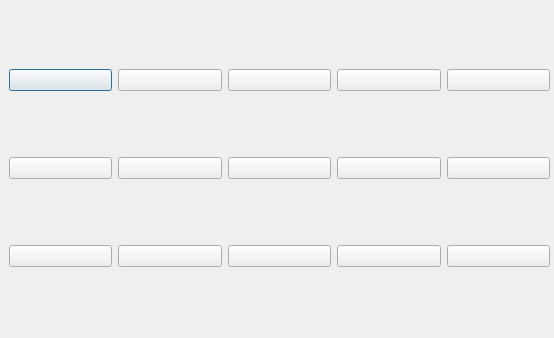
<?xml version="1.0" encoding="UTF-8"?>
<ui version="4.0">
 <class>Dialog</class>
 <widget class="QDialog" name="Dialog">
  <property name="geometry">
   <rect>
    <x>0</x>
    <y>0</y>
    <width>554</width>
    <height>338</height>
   </rect>
  </property>
  <property name="windowTitle">
   <string>Dialog</string>
  </property>
  <widget class="QWidget" name="gridLayoutWidget">
   <property name="geometry">
    <rect>
     <x>9</x>
     <y>9</y>
     <width>541</width>
     <height>321</height>
    </rect>
   </property>
   <layout class="QGridLayout" name="gridLayout_mapa">
    <item row="0" column="0">
     <widget class="QPushButton" name="botao_regiao1">
      <property name="text">
       <string/>
      </property>
     </widget>
    </item>
    <item row="0" column="1">
     <widget class="QPushButton" name="botao_regiao2">
      <property name="text">
       <string/>
      </property>
     </widget>
    </item>
    <item row="0" column="2">
     <widget class="QPushButton" name="botao_regiao3">
      <property name="text">
       <string/>
      </property>
     </widget>
    </item>
    <item row="0" column="3">
     <widget class="QPushButton" name="botao_regiao4">
      <property name="text">
       <string/>
      </property>
     </widget>
    </item>
    <item row="0" column="4">
     <widget class="QPushButton" name="botao_regiao5">
      <property name="text">
       <string/>
      </property>
     </widget>
    </item>
    <item row="1" column="0">
     <widget class="QPushButton" name="botao_regiao6">
      <property name="text">
       <string/>
      </property>
     </widget>
    </item>
    <item row="1" column="2">
     <widget class="QPushButton" name="botao_regiao8">
      <property name="text">
       <string/>
      </property>
     </widget>
    </item>
    <item row="2" column="1">
     <widget class="QPushButton" name="botao_regiao12">
      <property name="text">
       <string/>
      </property>
     </widget>
    </item>
    <item row="1" column="3">
     <widget class="QPushButton" name="botao_regiao9">
      <property name="text">
       <string/>
      </property>
     </widget>
    </item>
    <item row="2" column="0">
     <widget class="QPushButton" name="botao_regiao11">
      <property name="text">
       <string/>
      </property>
     </widget>
    </item>
    <item row="2" column="3">
     <widget class="QPushButton" name="botao_regiao14">
      <property name="text">
       <string/>
      </property>
     </widget>
    </item>
    <item row="1" column="1">
     <widget class="QPushButton" name="botao_regiao7">
      <property name="text">
       <string/>
      </property>
     </widget>
    </item>
    <item row="2" column="4">
     <widget class="QPushButton" name="botao_regiao15">
      <property name="text">
       <string/>
      </property>
     </widget>
    </item>
    <item row="2" column="2">
     <widget class="QPushButton" name="botao_regiao13">
      <property name="text">
       <string/>
      </property>
     </widget>
    </item>
    <item row="1" column="4">
     <widget class="QPushButton" name="botao_regiao10">
      <property name="text">
       <string/>
      </property>
     </widget>
    </item>
   </layout>
  </widget>
 </widget>
 <resources/>
 <connections/>
</ui>
